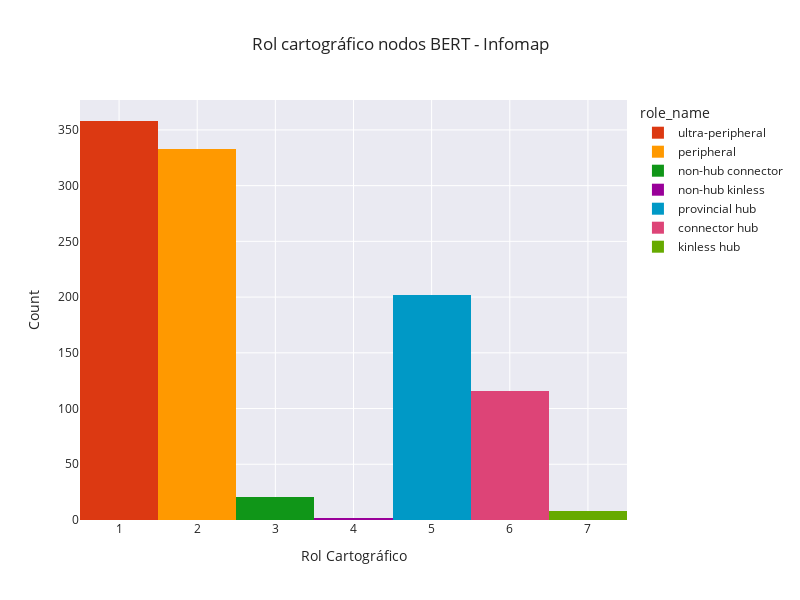

Here is the notebook cell this chart was saved with:
### Markdown cell above
Los nodos BERT tienen un rol conector dentro de sus comunidades, pero además tienen participación no nula, entonces conectan módulos entre sí. 

Se observan pocos valores negativos: los bert tienden a tener grado mayor a la media del módulo (recordar que el eje y está estandarizado)

### Code cell
fig = px.histogram(bert_roles, x="role", width=800, height=600, color="role_name", title="Rol cartográfico nodos BERT - Infomap", color_discrete_map=color_discrete_map)
fig.update_layout(xaxis_title="Rol Cartográfico", yaxis_title="Count")
fig.show()
# fig.write_html(reports_comunidades + "rol_cartografico_berts_infomap_barras_interactivo.html")

### Figure 1 — Plotly figure (JSON) as saved in the notebook; plotly's stock layout.template omitted (floating-point values rounded to 4 significant figures; data arrays with more than 128 entries replaced by an {"elided": "..."} marker saying what was removed)
{"data": [{"alignmentgroup": "True", "bingroup": "x", "hovertemplate": "role_name=ultra-peripheral<br>role=%{x}<br>count=%{y}<extra></extra>", "legendgroup": "ultra-peripheral", "marker": {"color": "#DC3912", "pattern": {"shape": ""}}, "name": "ultra-peripheral", "offsetgroup": "ultra-peripheral", "orientation": "v", "showlegend": true, "type": "histogram", "x": {"elided": "358 int values"}, "xaxis": "x", "yaxis": "y"}, {"alignmentgroup": "True", "bingroup": "x", "hovertemplate": "role_name=peripheral<br>role=%{x}<br>count=%{y}<extra></extra>", "legendgroup": "peripheral", "marker": {"color": "#FF9900", "pattern": {"shape": ""}}, "name": "peripheral", "offsetgroup": "peripheral", "orientation": "v", "showlegend": true, "type": "histogram", "x": {"elided": "333 int values"}, "xaxis": "x", "yaxis": "y"}, {"alignmentgroup": "True", "bingroup": "x", "hovertemplate": "role_name=non-hub connector<br>role=%{x}<br>count=%{y}<extra></extra>", "legendgroup": "non-hub connector", "marker": {"color": "#109618", "pattern": {"shape": ""}}, "name": "non-hub connector", "offsetgroup": "non-hub connector", "orientation": "v", "showlegend": true, "type": "histogram", "x": [3, 3, 3, 3, 3, 3, 3, 3, 3, 3, 3, 3, 3, 3, 3, 3, 3, 3, 3, 3, 3], "xaxis": "x", "yaxis": "y"}, {"alignmentgroup": "True", "bingroup": "x", "hovertemplate": "role_name=non-hub kinless<br>role=%{x}<br>count=%{y}<extra></extra>", "legendgroup": "non-hub kinless", "marker": {"color": "#990099", "pattern": {"shape": ""}}, "name": "non-hub kinless", "offsetgroup": "non-hub kinless", "orientation": "v", "showlegend": true, "type": "histogram", "x": [4, 4], "xaxis": "x", "yaxis": "y"}, {"alignmentgroup": "True", "bingroup": "x", "hovertemplate": "role_name=provincial hub<br>role=%{x}<br>count=%{y}<extra></extra>", "legendgroup": "provincial hub", "marker": {"color": "#0099C6", "pattern": {"shape": ""}}, "name": "provincial hub", "offsetgroup": "provincial hub", "orientation": "v", "showlegend": true, "type": "histogram", "x": {"elided": "202 int values"}, "xaxis": "x", "yaxis": "y"}, {"alignmentgroup": "True", "bingroup": "x", "hovertemplate": "role_name=connector hub<br>role=%{x}<br>count=%{y}<extra></extra>", "legendgroup": "connector hub", "marker": {"color": "#DD4477", "pattern": {"shape": ""}}, "name": "connector hub", "offsetgroup": "connector hub", "orientation": "v", "showlegend": true, "type": "histogram", "x": [6, 6, 6, 6, 6, 6, 6, 6, 6, 6, 6, 6, 6, 6, 6, 6, 6, 6, 6, 6, 6, 6, 6, 6, 6, 6, 6, 6, 6, 6, 6, 6, 6, 6, 6, 6, 6, 6, 6, 6, 6, 6, 6, 6, 6, 6, 6, 6, 6, 6, 6, 6, 6, 6, 6, 6, 6, 6, 6, 6, 6, 6, 6, 6, 6, 6, 6, 6, 6, 6, 6, 6, 6, 6, 6, 6, 6, 6, 6, 6, 6, 6, 6, 6, 6, 6, 6, 6, 6, 6, 6, 6, 6, 6, 6, 6, 6, 6, 6, 6, 6, 6, 6, 6, 6, 6, 6, 6, 6, 6, 6, 6, 6, 6, 6, 6], "xaxis": "x", "yaxis": "y"}, {"alignmentgroup": "True", "bingroup": "x", "hovertemplate": "role_name=kinless hub<br>role=%{x}<br>count=%{y}<extra></extra>", "legendgroup": "kinless hub", "marker": {"color": "#66AA00", "pattern": {"shape": ""}}, "name": "kinless hub", "offsetgroup": "kinless hub", "orientation": "v", "showlegend": true, "type": "histogram", "x": [7, 7, 7, 7, 7, 7, 7, 7], "xaxis": "x", "yaxis": "y"}], "layout": {"barmode": "relative", "height": 600, "legend": {"title": {"text": "role_name"}, "tracegroupgap": 0}, "title": {"text": "Rol cartográfico nodos BERT - Infomap"}, "width": 800, "xaxis": {"anchor": "y", "domain": [0, 1], "title": {"text": "Rol Cartográfico"}}, "yaxis": {"anchor": "x", "domain": [0, 1], "title": {"text": "Count"}}}}
